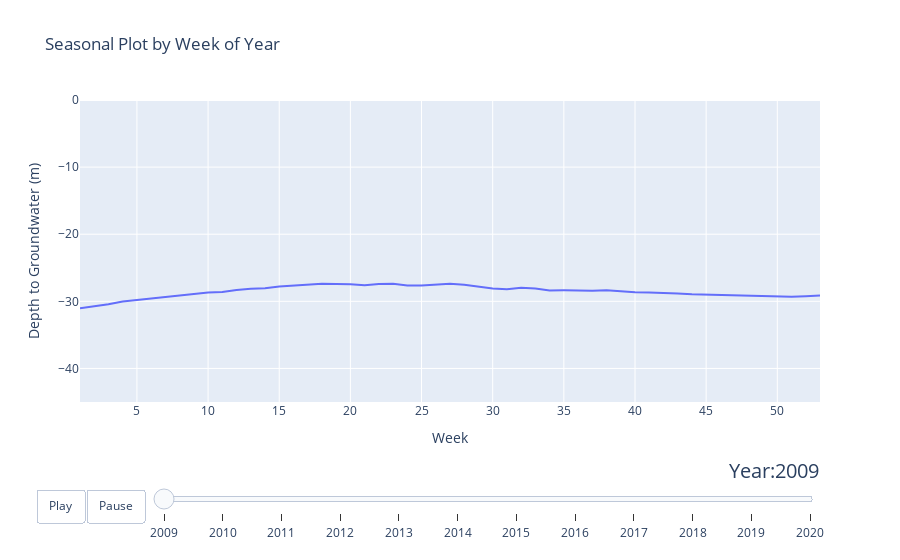

The code cell stored with this chart in its notebook:
### Markdown cell above
Dùng biểu đồ có tính tương tác, cho phép ta chọn năm muốn quan sát
Manipulate View: 
- Đường thẳng chuyển động qua các năm
- Muốn xem rõ khoảng thời gian nào thì kéo thả lên vùng đó, đồ thị sẽ phóng to tại nơi ta đã chọn.

### Code cell
df['Year'] = df['Date'].dt.year
df['Week'] = df['Date'].dt.isocalendar().week

fig = go.Figure()

initial_year = df['Year'].min()
initial_data = df[df['Year'] == initial_year]
fig.add_trace(go.Scatter(x=initial_data['Week'], y=initial_data['Depth_to_Groundwater'],
                         mode='lines', name=str(initial_year)))
fig.update_layout(
    title='Seasonal Plot by Week of Year',
    xaxis=dict(title='Week', dtick=5, tickangle=0), 
    yaxis=dict(title='Depth to Groundwater (m)', range=[-45, 0]),  
    updatemenus=[{
        'buttons': [
            {
                'args': [None, {'frame': {'duration': 1000, 'redraw': True},
                                'fromcurrent': True,
                                'transition': {'duration': 500}}],
                'label': 'Play',
                'method': 'animate'
            },
            {
                'args': [[None], {'frame': {'duration': 0, 'redraw': True},
                                  'mode': 'immediate',
                                  'transition': {'duration': 0}}],
                'label': 'Pause',
                'method': 'animate'
            }
        ],
        'direction': 'left',
        'pad': {'r': 10, 't': 87},
        'showactive': False,
        'type': 'buttons',
        'x': 0.1,
        'xanchor': 'right',
        'y': 0,
        'yanchor': 'top'
    }],
    sliders=[{
        'active': 0,
        'yanchor': 'top',
        'xanchor': 'left',
        'currentvalue': {
            'font': {'size': 20},
            'prefix': 'Year:',
            'visible': True,
            'xanchor': 'right'
        },
        'transition': {'duration': 500, 'easing': 'cubic-in-out'},
        'pad': {'b': 10, 't': 50},
        'len': 0.9,
        'x': 0.1,
        'y': 0,
        'steps': [{
            'args': [[year], {'frame': {'duration': 500, 'redraw': True},
                              'mode': 'immediate',
                              'transition': {'duration': 500}}],
            'label': str(year),
            'method': 'animate'
        } for year in df['Year'].unique()]
    }]
)

### Figure 1 — Plotly figure (JSON) as saved in the notebook; plotly's stock layout.template omitted (floating-point values rounded to 4 significant figures)
{"data": [{"mode": "lines", "name": "2009", "type": "scatter", "x": [1, 2, 3, 4, 5, 6, 7, 8, 9, 10, 11, 12, 13, 14, 15, 16, 17, 18, 19, 20, 21, 22, 23, 24, 25, 26, 27, 28, 29, 30, 31, 32, 33, 34, 35, 36, 37, 38, 39, 40, 41, 42, 43, 44, 45, 46, 47, 48, 49, 50, 51, 52, 53], "y": [-31.05, -30.78, -30.42, -30.02, -29.79, -29.52, -29.38, -29.11, -28.89, -28.69, -28.63, -28.31, -28.13, -28.03, -27.78, -27.64, -27.49, -27.38, -27.43, -27.46, -27.62, -27.41, -27.39, -27.66, -27.63, -27.51, -27.38, -27.53, -27.79, -28.08, -28.19, -27.98, -28.07, -28.37, -28.36, -28.43, -28.42, -28.36, -28.54, -28.66, -28.7, -28.72, -28.83, -28.95, -29.0, -29.02, -29.11, -29.13, -29.17, -29.24, -29.31, -29.23, -29.12]}], "layout": {"sliders": [{"active": 0, "currentvalue": {"font": {"size": 20}, "prefix": "Year:", "visible": true, "xanchor": "right"}, "len": 0.9, "pad": {"b": 10, "t": 50}, "steps": [{"args": [[2009], {"frame": {"duration": 500, "redraw": true}, "mode": "immediate", "transition": {"duration": 500}}], "label": "2009", "method": "animate"}, {"args": [[2010], {"frame": {"duration": 500, "redraw": true}, "mode": "immediate", "transition": {"duration": 500}}], "label": "2010", "method": "animate"}, {"args": [[2011], {"frame": {"duration": 500, "redraw": true}, "mode": "immediate", "transition": {"duration": 500}}], "label": "2011", "method": "animate"}, {"args": [[2012], {"frame": {"duration": 500, "redraw": true}, "mode": "immediate", "transition": {"duration": 500}}], "label": "2012", "method": "animate"}, {"args": [[2013], {"frame": {"duration": 500, "redraw": true}, "mode": "immediate", "transition": {"duration": 500}}], "label": "2013", "method": "animate"}, {"args": [[2014], {"frame": {"duration": 500, "redraw": true}, "mode": "immediate", "transition": {"duration": 500}}], "label": "2014", "method": "animate"}, {"args": [[2015], {"frame": {"duration": 500, "redraw": true}, "mode": "immediate", "transition": {"duration": 500}}], "label": "2015", "method": "animate"}, {"args": [[2016], {"frame": {"duration": 500, "redraw": true}, "mode": "immediate", "transition": {"duration": 500}}], "label": "2016", "method": "animate"}, {"args": [[2017], {"frame": {"duration": 500, "redraw": true}, "mode": "immediate", "transition": {"duration": 500}}], "label": "2017", "method": "animate"}, {"args": [[2018], {"frame": {"duration": 500, "redraw": true}, "mode": "immediate", "transition": {"duration": 500}}], "label": "2018", "method": "animate"}, {"args": [[2019], {"frame": {"duration": 500, "redraw": true}, "mode": "immediate", "transition": {"duration": 500}}], "label": "2019", "method": "animate"}, {"args": [[2020], {"frame": {"duration": 500, "redraw": true}, "mode": "immediate", "transition": {"duration": 500}}], "label": "2020", "method": "animate"}], "transition": {"duration": 500, "easing": "cubic-in-out"}, "x": 0.1, "xanchor": "left", "y": 0, "yanchor": "top"}], "title": {"text": "Seasonal Plot by Week of Year"}, "updatemenus": [{"buttons": [{"args": [null, {"frame": {"duration": 1000, "redraw": true}, "fromcurrent": true, "transition": {"duration": 500}}], "label": "Play", "method": "animate"}, {"args": [[null], {"frame": {"duration": 0, "redraw": true}, "mode": "immediate", "transition": {"duration": 0}}], "label": "Pause", "method": "animate"}], "direction": "left", "pad": {"r": 10, "t": 87}, "showactive": false, "type": "buttons", "x": 0.1, "xanchor": "right", "y": 0, "yanchor": "top"}], "xaxis": {"dtick": 5, "tickangle": 0, "title": {"text": "Week"}}, "yaxis": {"range": [-45, 0], "title": {"text": "Depth to Groundwater (m)"}}}}
